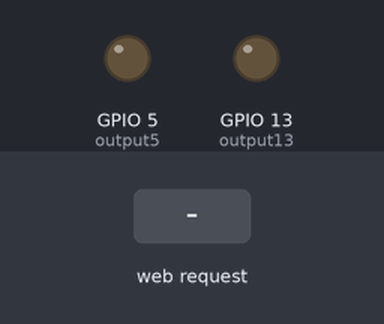
This sketch was run on a simulated ESP8266 (NodeMCU). On the bench: output pins drawn as LEDs (lit = HIGH). The inputs (shaded band) are chosen by the test bench. What the sketch prints to the serial monitor is not drawn.

Above: at 1.2 s.
1.3 s: HTTP request GET /5/on received
At 1.9 s:
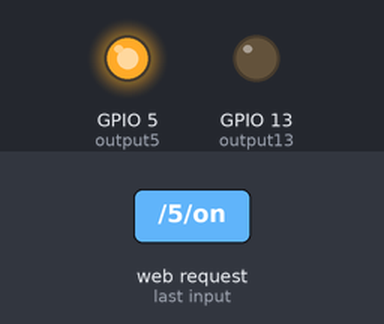
2.8 s: HTTP request GET /13/on received
At 3.1 s:
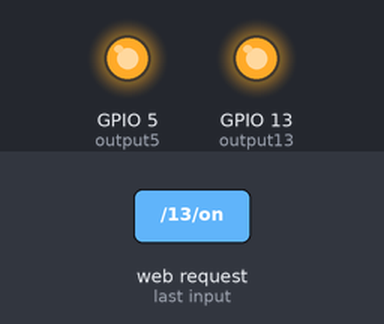
4.3 s: HTTP request GET /5/off received
At 5.4 s:
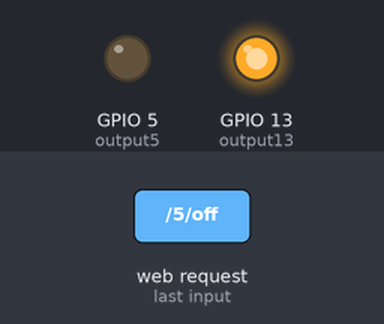
5.8 s: HTTP request GET /13/off received
At 6.5 s:
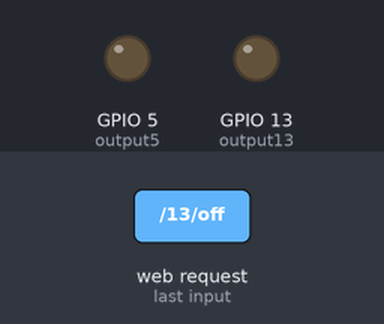
Timing chart, 0 to 8.3 s (numbered marks = the images above; inputs shaded):
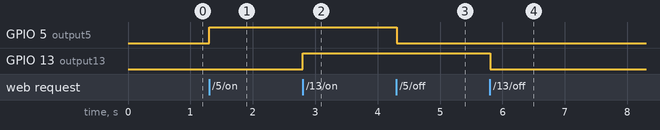

The sketch:

ESP32AP_LED.ino
```cpp
// Load Wi-Fi library


#include <ESP8266WiFi.h>


// Replace with your network credentials
const char* ssid     = "ESP32-DEMO-TEST-Group5";
const char* password = "12345678";

// Set web server port number to 80
WiFiServer server(80);

// Variable to store the HTTP request
String header;

// Auxiliar variables to store the current output state
String output5State = "off";
String output13State = "off";

// Assign output variables to GPIO pins
const int output5 = 5;
const int output13 = 13;

void setup() {
  Serial.begin(115200);
  // Initialize the output variables as outputs
  pinMode(output5, OUTPUT);
  pinMode(output13, OUTPUT);
  // Set outputs to LOW
  digitalWrite(output5, LOW);
  digitalWrite(output13, LOW);

  // Connect to Wi-Fi network with SSID and password
  Serial.print("Setting AP (Access Point)…");
  // Remove the password parameter, if you want the AP (Access Point) to be open
  WiFi.softAP(ssid, password);

  IPAddress IP = WiFi.softAPIP();
  Serial.print("AP IP address: ");
  Serial.println(IP);

  server.begin();
}

void loop(){
  WiFiClient client = server.available();   // Listen for incoming clients

  if (client) {                             // If a new client connects,
    Serial.println("New Client.");          // print a message out in the serial port
    String currentLine = "";                // make a String to hold incoming data from the client
    while (client.connected()) {            // loop while the client's connected
      if (client.available()) {             // if there's bytes to read from the client,
        char c = client.read();             // read a byte, then
        Serial.write(c);                    // print it out the serial monitor
        header += c;
        if (c == '\n') {                    // if the byte is a newline character
          // if the current line is blank, you got two newline characters in a row.
          // that's the end of the client HTTP request, so send a response:
          if (currentLine.length() == 0) {
            // HTTP headers always start with a response code (e.g. HTTP/1.1 200 OK)
            // and a content-type so the client knows what's coming, then a blank line:
            client.println("HTTP/1.1 200 OK");
            client.println("Content-type:text/html");
            client.println("Connection: close");
            client.println();

            // turns the GPIOs on and off
            if (header.indexOf("GET /5/on") >= 0) {
              Serial.println("GPIO 5 on");
              output5State = "on";
              digitalWrite(output5, HIGH);
            } else if (header.indexOf("GET /5/off") >= 0) {
              Serial.println("GPIO 5 off");
              output5State = "off";
              digitalWrite(output5, LOW);
            } else if (header.indexOf("GET /13/on") >= 0) {
              Serial.println("GPIO 13 on");
              output13State = "on";
              digitalWrite(output13, HIGH);
            } else if (header.indexOf("GET /13/off") >= 0) {
              Serial.println("GPIO 13 off");
              output13State = "off";
              digitalWrite(output13, LOW);
            }

            // Display the HTML web page
            client.println("<!DOCTYPE html><html>");
            client.println("<head><meta name=\"viewport\" content=\"width=device-width, initial-scale=1\">");
            client.println("<link rel=\"icon\" href=\"data:,\">");
            // CSS to style the on/off buttons
            // Feel free to change the background-color and font-size attributes to fit your preferences
            client.println("<style>html { font-family: Helvetica; display: inline-block; margin: 0px auto; text-align: center;}");
            client.println(".button { background-color: #4CAF50; border: none; color: white; padding: 16px 40px;");
            client.println("text-decoration: none; font-size: 30px; margin: 2px; cursor: pointer;}");
            client.println(".button2 {background-color: #555555;}</style></head>");

            // Web Page Heading
            client.println("<body><h1>ESP32 Web Server</h1>");
            client.println("<body><h1>Hello world</h1>");
            // Display current state, and ON/OFF buttons for GPIO 26
            client.println("<p>GPIO 5 - State " + output5State + "</p>");
            // If the output26State is off, it displays the ON button
            if (output5State=="off") {
              client.println("<p><a href=\"/5/on\"><button class=\"button\">ON</button></a></p>");
            } else {
              client.println("<p><a href=\"/5/off\"><button class=\"button button2\">OFF</button></a></p>");
            }

            // Display current state, and ON/OFF buttons for GPIO 27
            client.println("<p>GPIO 13 - State " + output13State + "</p>");
            // If the output27State is off, it displays the ON button
            if (output13State=="off") {
              client.println("<p><a href=\"/13/on\"><button class=\"button\">ON</button></a></p>");
            } else {
              client.println("<p><a href=\"/13/off\"><button class=\"button button2\">OFF</button></a></p>");
            }
            client.println("</body></html>");

            // The HTTP response ends with another blank line
            client.println();
            // Break out of the while loop
            break;
          } else { // if you got a newline, then clear currentLine
            currentLine = "";
          }
        } else if (c != '\r') {  // if you got anything else but a carriage return character,
          currentLine += c;      // add it to the end of the currentLine
        }
      }
    }
    // Clear the header variable
    header = "";
    // Close the connection
    client.stop();
    Serial.println("Client disconnected.");
    Serial.println("");
  }
}
```

Measured:
- after the input at 1.3 s, GPIO 5 (output5): LOW → HIGH at once
- after the input at 2.8 s, GPIO 13 (output13): LOW → HIGH at once
- after the input at 4.3 s, GPIO 5 (output5): HIGH → LOW at once
- after the input at 5.8 s, GPIO 13 (output13): HIGH → LOW at once
